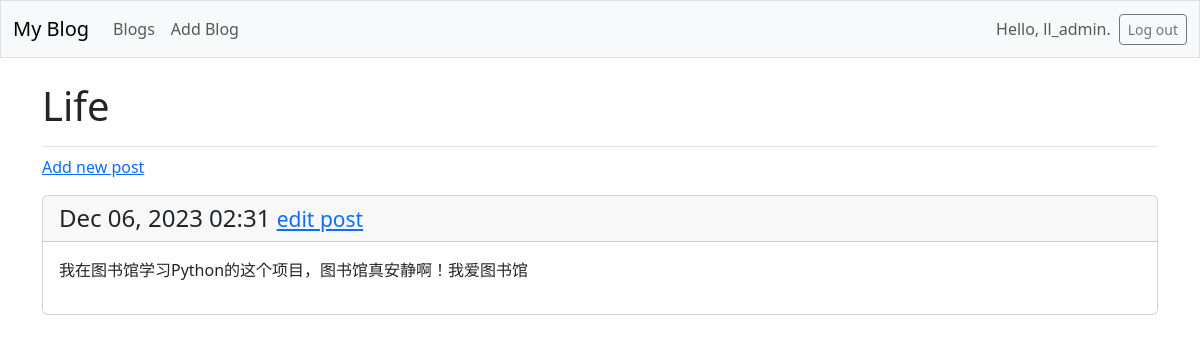
Page /blog/2/ (signed in) on the committed database.
### blogs/models.py (models this page shows, shortened)
class Blog(models.Model):
    title = models.CharField(max_length=100)
    date_added = models.DateTimeField(auto_now_add=True)  # 创建时间
    author = models.ForeignKey(User, on_delete=models.CASCADE, related_name='authored_blogs')
    owner = models.ForeignKey(User, on_delete=models.CASCADE, related_name='owned_blogs')
    description = models.TextField(blank=True)  # 描述，可以为空
    cover_image = models.ImageField(upload_to='blog_covers/', blank=True, null=True)  # 封面图，允许为空

class Post(models.Model):
    title = models.CharField(max_length=200)
    content = models.TextField()
    author = models.ForeignKey(User, on_delete=models.CASCADE)  # 博文作者关联到用户模型
    date_added = models.DateTimeField(auto_now_add=True)  # 创建时间
    blog = models.ForeignKey(Blog, on_delete=models.CASCADE)  # 外键关联到博客模型
    tags = models.CharField(max_length=100, blank=True)  # 标签，可以为空，可以根据需要更改数据类型
    image = models.ImageField(upload_to='post_images/', blank=True, null=True)  # 图片，允许为空
    likes = models.IntegerField(default=0)  # 点赞数，默认为0

### blogs/views.py (the view)
# urls.py: path('blog/<int:blog_id>/', views.blog, name='blog'),
@login_required
def blog(request, blog_id):
    blog = Blog.objects.get(id=blog_id)
    if blog.author != request.user:
        raise Http404
    posts = blog.post_set.order_by('-date_added')
    context = {'blog': blog, 'posts': posts}
    return render(request, 'blogs/blog.html', context)

### blogs/templates/blogs/blog.html
{% extends 'blogs/base.html' %}
{% block page_header %}
    <h1>{{ blog.title }}</h1>
{% endblock page_header %}
{% block content %}
<p>
<a href="{% url 'blogs:publish_post' blog_id=blog.id %}">Add new post</a>
</p>
{% for post in posts %}
<div class="card mb-3">
    <h4 class="card-header">
    {{ post.date_added|date:'M d, Y H:i' }}
    <small><a href="{% url 'blogs:edit_post' post_id=post.id %}">
        edit post</a></small>
    </h4>
    <div class="card-body">{{ post.content|linebreaks }}</div>
</div>
{% empty %}
<p>There are no posts for this blog yet.</p>
{% endfor %}
{% endblock content %}

### blogs/templates/blogs/base.html (shortened to what this page needs)
<!doctype html>
<html lang="en">
<head>
    {% load django_bootstrap5 %}
    {% bootstrap_css %}
</head>
<body>
    <nav class="navbar navbar-expand-md navbar-light bg-light mb-4 border">
        <div class="container-fluid">
            <a class="navbar-brand" href="{% url 'blogs:index' %}">
                My Blog</a>
            <div class="collapse navbar-collapse" id="navbarCollapse">
                <ul class="navbar-nav me-auto mb-2 mb-md-0">
                    <li class="nav-item">
                        <a class="nav-link" href="{% url 'blogs:blogs' %}">
                            Blogs</a></li>
                    <li class="nav-item">
                        <a class="nav-link" href="{% url 'blogs:add_blog' %}">
                            Add Blog</a>
                    </li>
                </ul>
                <ul class="navbar-nav ms-auto mb-2 mb-md-0">
                    {% if user.is_authenticated %}
                    <li class="nav-item">
                        <span class="navbar-text me-2">Hello, {{ user.username }}.
                        </span></li>
                    {% endif %}
                </ul>
                {% if user.is_authenticated %}
                <form action="{% url 'accounts:logout' %}" method='post'>
                    <button name='submit' class='btn btn-outline-secondary btn-sm'>
                    Log out</button>
                </form>
            {% endif %}
            </div>
        </div>
    </nav>
    <main class="container">
        <div class="pb-2 mb-2 border-bottom">
            {% block page_header %}{% endblock page_header %}
        </div>
        <div>
            {% block content %}{% endblock content %}
        </div>
    </main>
</body>
</html>

### rows in the picture
Blog: title "Life"
Post: date_added "Dec 06, 2023 02:31", content "我在图书馆学习Python的这个项目，图书馆真安静啊！我爱图书馆"

### other values in the picture
{{ user.username }} "ll_admin"
